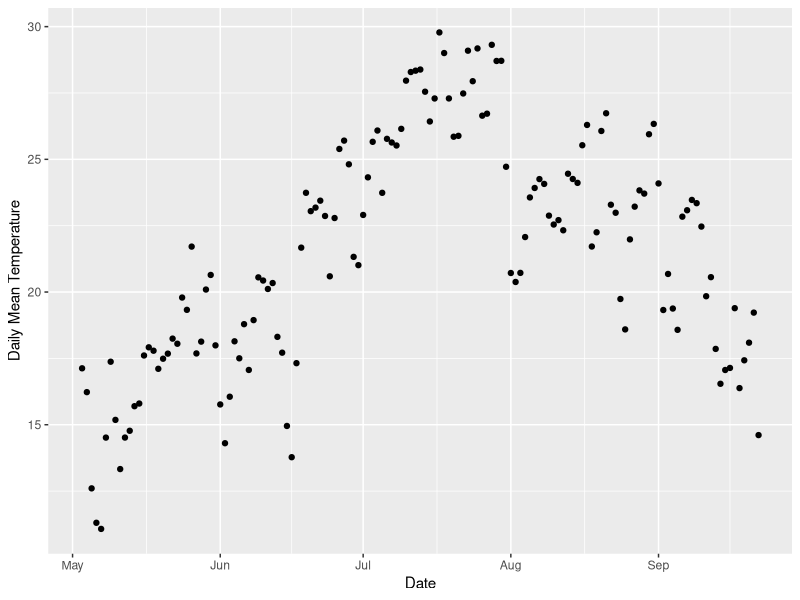

Source code (R):
## ---- chunk 1
knitr::opts_chunk$set(echo = FALSE)

# rmarkdown::render("code/solution-code/Object-classes-types.RMD", output_dir = "solutions")

# rmarkdown::render("current-file-name.RMD",
#                   output_dir = "solutions")

dat_orig <- read.csv(here::here("data/HOBO_temperature_single.csv"),
                           skip = 2)
library(tidyverse)
## ---- chunk 2
print("3420 rows and 7 columns")
print("Column names are in row 3")
cat("The data we want is in column 2 (date-time) \n and in column 3 (temperature measurements). \n We may want the data in column 1 (observation number)")

head(dat_orig)

dat <- dat_orig[,1:3]
dim(dat)

class(dat[,1])
class(dat[,2])
class(dat[,3])

names(dat) <- c("obs", "date_time_chr", "temperature")
head(dat)


dat2 <- dat %>%
  mutate(date_time = mdy_hm(date_time_chr))
head(dat2)

dat2 <- dat2 %>%
  mutate(year = year(date_time),
         month = month(date_time),
         day = day(date_time))
head(dat2)

daily <- dat2 %>%
  group_by(year, month, day) %>%
  summarize(daily_mean = mean(temperature))
head(daily)

daily_date <- daily %>% 
  mutate(date = make_date(year, month, day)) 
head(daily_date)

daily_date %>% 
  ggplot(aes(x = date, 
             y = daily_mean))+
  geom_point() +
  labs(
       x = "Date",
       y = "Daily Mean Temperature")
